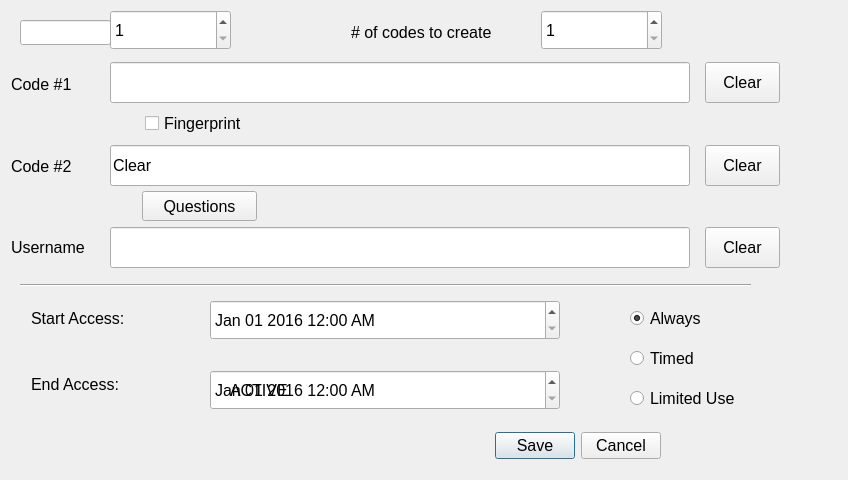
  <widget class="QWidget" name="widget" native="true">
   <property name="geometry">
    <rect>
     <x>0</x>
     <y>0</y>
     <width>848</width>
     <height>480</height>
    </rect>
   </property>
   <property name="autoFillBackground">
    <bool>true</bool>
   </property>
   <widget class="QLabel" name="label">
    <property name="geometry">
     <rect>
      <x>20</x>
      <y>20</y>
      <width>91</width>
      <height>25</height>
     </rect>
    </property>
    <property name="font">
     <font>
      <pointsize>12</pointsize>
     </font>
    </property>
    <property name="text">
     <string>Lock #</string>
    </property>
   </widget>
   <widget class="CClickableLineEdit" name="codeId">
    <property name="geometry">
     <rect>
      <x>20</x>
      <y>20</y>
      <width>91</width>
      <height>25</height>
     </rect>
    </property>
    <property name="font">
     <font>
      <pointsize>12</pointsize>
     </font>
    </property>
    <property name="visible">
     <bool>false</bool>
    </property>
   </widget>
   <widget class="QDialogButtonBox" name="buttonBox">
    <property name="enabled">
     <bool>true</bool>
    </property>
    <property name="geometry">
     <rect>
      <x>420</x>
      <y>420</y>
      <width>241</width>
      <height>51</height>
     </rect>
    </property>
    <property name="font">
     <font>
      <pointsize>12</pointsize>
     </font>
    </property>
    <property name="orientation">
     <enum>Qt::Horizontal</enum>
    </property>
    <property name="standardButtons">
     <set>QDialogButtonBox::Cancel|QDialogButtonBox::Save</set>
    </property>
   </widget>
   <widget class="QLabel" name="label_2">
    <property name="geometry">
     <rect>
      <x>11</x>
      <y>70</y>
      <width>221</width>
      <height>28</height>
     </rect>
    </property>
    <property name="font">
     <font>
      <pointsize>12</pointsize>
     </font>
    </property>
    <property name="text">
     <string>Code #1</string>
    </property>
   </widget>
   <widget class="QLabel" name="label_3">
    <property name="geometry">
     <rect>
      <x>11</x>
      <y>152</y>
      <width>231</width>
      <height>28</height>
     </rect>
    </property>
    <property name="font">
     <font>
      <pointsize>12</pointsize>
     </font>
    </property>
    <property name="text">
     <string>Code #2</string>
    </property>
   </widget>
   <widget class="QLabel" name="label_4">
    <property name="geometry">
     <rect>
      <x>11</x>
      <y>233</y>
      <width>221</width>
      <height>28</height>
     </rect>
    </property>
    <property name="font">
     <font>
      <pointsize>12</pointsize>
     </font>
    </property>
    <property name="text">
     <string>Username</string>
    </property>
   </widget>
   <widget class="QSpinBox" name="spinLockNum">
    <property name="geometry">
     <rect>
      <x>110</x>
      <y>10</y>
      <width>121</width>
      <height>40</height>
     </rect>
    </property>
    <property name="font">
     <font>
      <pointsize>12</pointsize>
     </font>
    </property>
    <property name="minimum">
     <number>1</number>
    </property>
    <property name="maximum">
     <number>64</number>
    </property>
   </widget>
   <widget class="QLabel" name="labelLockNum">
    <property name="geometry">
     <rect>
      <x>351</x>
      <y>20</y>
      <width>191</width>
      <height>25</height>
     </rect>
    </property>
    <property name="font">
     <font>
      <pointsize>12</pointsize>
     </font>
    </property>
    <property name="text">
     <string># of codes to create</string>
    </property>
   </widget>
   <widget class="QSpinBox" name="spinLocksToCreate">
    <property name="geometry">
     <rect>
      <x>541</x>
      <y>10</y>
      <width>121</width>
      <height>40</height>
     </rect>
    </property>
    <property name="font">
     <font>
      <pointsize>12</pointsize>
     </font>
    </property>
    <property name="minimum">
     <number>1</number>
    </property>
    <property name="maximum">
     <number>64</number>
    </property>
   </widget>
   <widget class="QLabel" name="label_5">
    <property name="geometry">
     <rect>
      <x>31</x>
      <y>304</y>
      <width>211</width>
      <height>28</height>
     </rect>
    </property>
    <property name="font">
     <font>
      <pointsize>12</pointsize>
     </font>
    </property>
    <property name="text">
     <string>Start Access:</string>
    </property>
   </widget>
   <widget class="QLabel" name="label_6">
    <property name="geometry">
     <rect>
      <x>31</x>
      <y>370</y>
      <width>181</width>
      <height>28</height>
     </rect>
    </property>
    <property name="font">
     <font>
      <pointsize>12</pointsize>
     </font>
    </property>
    <property name="text">
     <string>End Access:</string>
    </property>
   </widget>
   <widget class="CClickableLineEdit" name="edtAccessCode">
    <property name="geometry">
     <rect>
      <x>110</x>
      <y>62</y>
      <width>580</width>
      <height>41</height>
     </rect>
    </property>
    <property name="font">
     <font>
      <pointsize>12</pointsize>
     </font>
    </property>
    <property name="maxLength">
     <number>18</number>
    </property>
    <property name="readOnly">
     <bool>true</bool>
    </property>
   </widget>
   <widget class="QPushButton" name="clrAccessCode">
    <property name="geometry">
     <rect>
      <x>705</x>
      <y>62</y>
      <width>75</width>
      <height>41</height>
     </rect>
    </property>
    <property name="font">
     <font>
      <pointsize>12</pointsize>
     </font>
    </property>
    <property name="text">
     <string>Clear</string>
    </property>
   </widget>
   <widget class="CClickableLineEdit" name="edtSecondCode">
    <property name="geometry">
     <rect>
      <x>110</x>
      <y>145</y>
      <width>580</width>
      <height>41</height>
     </rect>
    </property>
    <property name="font">
     <font>
      <pointsize>12</pointsize>
     </font>
    </property>
    <property name="text">
     <string>Clear</string>
    </property>
   </widget>
   <widget class="QPushButton" name="clrSecondCode">
    <property name="geometry">
     <rect>
      <x>705</x>
      <y>145</y>
      <width>75</width>
      <height>41</height>
     </rect>
    </property>
    <property name="font">
     <font>
      <pointsize>12</pointsize>
     </font>
    </property>
    <property name="text">
     <string>Clear</string>
    </property>
   </widget>
   <widget class="CClickableLineEdit" name="edtDescription">
    <property name="geometry">
     <rect>
      <x>110</x>
      <y>227</y>
      <width>580</width>
      <height>41</height>
     </rect>
    </property>
    <property name="font">
     <font>
      <pointsize>12</pointsize>
     </font>
    </property>
    <property name="inputMask">
     <string/>
    </property>
    <property name="maxLength">
     <number>25</number>
    </property>
    <property name="readOnly">
     <bool>true</bool>
    </property>
   </widget>
   <widget class="QPushButton" name="clrDescription">
    <property name="geometry">
     <rect>
      <x>705</x>
      <y>227</y>
      <width>75</width>
      <height>41</height>
     </rect>
    </property>
    <property name="font">
     <font>
      <pointsize>12</pointsize>
     </font>
    </property>
    <property name="text">
     <string>Clear</string>
    </property>
   </widget>
   <widget class="QCheckBox" name="chkFingerPrint1">
    <property name="geometry">
     <rect>
      <x>145</x>
      <y>98</y>
      <width>115</width>
      <height>51</height>
     </rect>
    </property>
    <property name="font">
     <font>
      <pointsize>12</pointsize>
     </font>
    </property>
    <property name="visible">
     <bool>true</bool>
    </property>
    <property name="text">
     <string>Fingerprint</string>
    </property>
    <property name="checked">
     <bool>false</bool>
    </property>
   </widget>
   <widget class="QCheckBox" name="chkFingerPrint2">
    <property name="geometry">
     <rect>
      <x>145</x>
      <y>182</y>
      <width>115</width>
      <height>51</height>
     </rect>
    </property>
    <property name="font">
     <font>
      <pointsize>12</pointsize>
     </font>
    </property>
    <property name="visible">
     <bool>false</bool>
    </property>
    <property name="text">
     <string>Fingerprint</string>
    </property>
   </widget>
   <widget class="QPushButton" name="chkQuestions">
    <property name="geometry">
     <rect>
      <x>142</x>
      <y>191</y>
      <width>115</width>
      <height>30</height>
     </rect>
    </property>
    <property name="font">
     <font>
      <pointsize>12</pointsize>
     </font>
    </property>
    <property name="text">
     <string>Questions</string>
    </property>
   </widget>
   <widget class="QDateTimeEdit" name="dtStartAccess">
    <property name="geometry">
     <rect>
      <x>210</x>
      <y>300</y>
      <width>350</width>
      <height>40</height>
     </rect>
    </property>
    <property name="font">
     <font>
      <pointsize>12</pointsize>
     </font>
    </property>
    <property name="wrapping">
     <bool>false</bool>
    </property>
    <property name="accelerated">
     <bool>true</bool>
    </property>
    <property name="maximumDateTime">
     <datetime>
      <hour>0</hour>
      <minute>0</minute>
      <second>0</second>
      <year>2055</year>
      <month>12</month>
      <day>31</day>
     </datetime>
    </property>
    <property name="minimumDateTime">
     <datetime>
      <hour>0</hour>
      <minute>0</minute>
      <second>0</second>
      <year>2016</year>
      <month>1</month>
      <day>1</day>
     </datetime>
    </property>
    <property name="displayFormat">
     <string>MMM dd yyyy hh:mm AP</string>
    </property>
   </widget>
   <widget class="QLabel" name="strStartAccess">
    <property name="geometry">
     <rect>
      <x>230</x>
      <y>300</y>
      <width>350</width>
      <height>40</height>
     </rect>
    </property>
    <property name="font">
     <font>
      <pointsize>12</pointsize>
     </font>
    </property>
    <property name="visible">
     <bool>false</bool>
    </property>
    <property name="text">
     <string/>
    </property>
   </widget>
   <widget class="QDateTimeEdit" name="dtEndAccess">
    <property name="geometry">
     <rect>
      <x>210</x>
      <y>370</y>
      <width>350</width>
      <height>40</height>
     </rect>
    </property>
    <property name="font">
     <font>
      <pointsize>12</pointsize>
     </font>
    </property>
    <property name="wrapping">
     <bool>false</bool>
    </property>
    <property name="accelerated">
     <bool>true</bool>
    </property>
    <property name="maximumDateTime">
     <datetime>
      <hour>11</hour>
      <minute>59</minute>
      <second>59</second>
      <year>2055</year>
      <month>12</month>
      <day>31</day>
     </datetime>
    </property>
    <property name="minimumDateTime">
     <datetime>
      <hour>0</hour>
      <minute>0</minute>
      <second>0</second>
      <year>2016</year>
      <month>1</month>
      <day>1</day>
     </datetime>
    </property>
    <property name="maximumDate">
     <date>
      <year>2055</year>
      <month>12</month>
      <day>31</day>
     </date>
    </property>
    <property name="minimumDate">
     <date>
      <year>2016</year>
      <month>1</month>
      <day>1</day>
     </date>
    </property>
    <property name="displayFormat">
     <string>MMM dd yyyy hh:mm AP</string>
    </property>
   </widget>
   <widget class="QLabel" name="strEndAccess">
    <property name="geometry">
     <rect>
      <x>230</x>
      <y>370</y>
      <width>350</width>
      <height>40</height>
     </rect>
    </property>
    <property name="font">
     <font>
      <pointsize>12</pointsize>
     </font>
    </property>
    <property name="visible">
     <bool>false</bool>
    </property>
    <property name="text">
     <string>ACTIVE</string>
    </property>
   </widget>
   <widget class="Line" name="line">
    <property name="geometry">
     <rect>
      <x>20</x>
      <y>277</y>
      <width>731</width>
      <height>16</height>
     </rect>
    </property>
    <property name="orientation">
     <enum>Qt::Horizontal</enum>
    </property>
   </widget>
   <widget class="QRadioButton" name="radioCodeAccessAlways">
    <property name="geometry">
     <rect>
      <x>630</x>
      <y>310</y>
      <width>82</width>
      <height>17</height>
     </rect>
    </property>
    <property name="font">
     <font>
      <pointsize>12</pointsize>
     </font>
    </property>
    <property name="text">
     <string>Always</string>
    </property>
    <property name="checked">
     <bool>true</bool>
    </property>
   </widget>
   <widget class="QRadioButton" name="radioCodeAccessTimed">
    <property name="geometry">
     <rect>
      <x>630</x>
      <y>350</y>
      <width>82</width>
      <height>17</height>
     </rect>
    </property>
    <property name="font">
     <font>
      <pointsize>12</pointsize>
     </font>
    </property>
    <property name="text">
     <string>Timed</string>
    </property>
   </widget>
   <widget class="QRadioButton" name="radioCodeAccessLimitedUse">
    <property name="geometry">
     <rect>
      <x>630</x>
      <y>390</y>
      <width>131</width>
      <height>17</height>
     </rect>
    </property>
    <property name="font">
     <font>
      <pointsize>12</pointsize>
     </font>
    </property>
    <property name="text">
     <string>Limited Use</string>
    </property>
   </widget>
  </widget>
